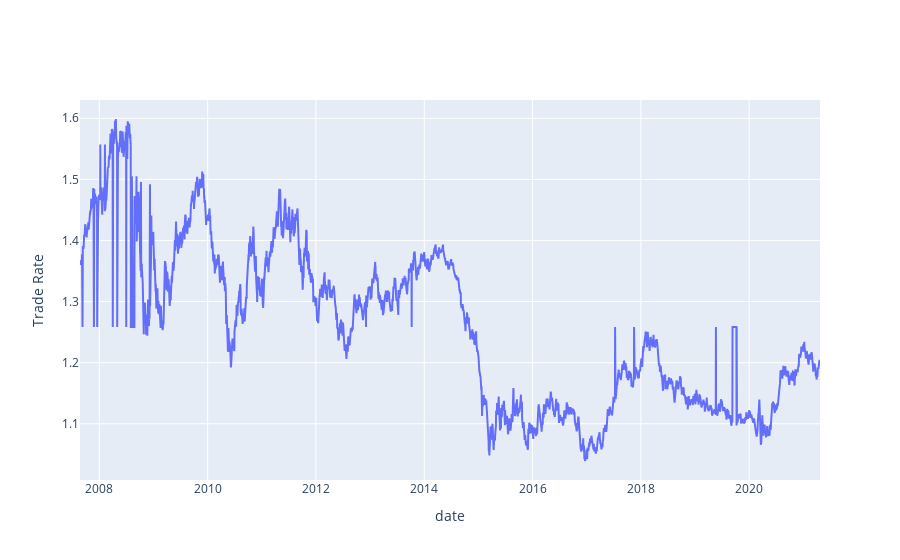

Here is the notebook cell this chart was saved with:
### Code cell
# Plot with plotly
data = [go.Scatter(
            x = df['date'],
            y = df['adj_close'],
            mode = 'lines')]

layout = dict(xaxis = dict(title = 'date'),
              yaxis = dict(title = 'Trade Rate'))

fig = dict(data=data, layout=layout)
py.show(fig, filename=filename)

### Figure 1 — Plotly figure (JSON) as saved in the notebook; plotly's stock layout.template omitted (floating-point values rounded to 4 significant figures; data arrays with more than 128 entries replaced by an {"elided": "..."} marker saying what was removed)
{"data": [{"mode": "lines", "type": "scatter", "x": {"elided": "3566 str values"}, "y": {"elided": "3566 float values"}}], "layout": {"xaxis": {"title": {"text": "date"}}, "yaxis": {"title": {"text": "Trade Rate"}}}}
